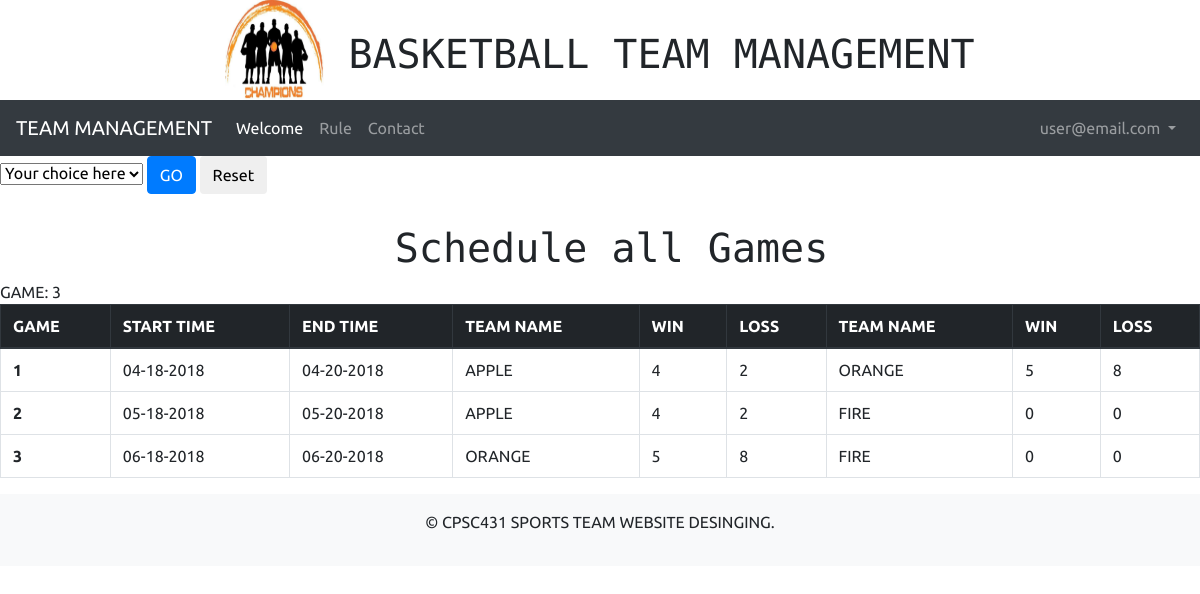
Page /manager_page.php (signed in) on the committed database.
### tables this page shows
CREATE TABLE GAMES
(
  GAME_ID INT(10) UNSIGNED NOT NULL PRIMARY KEY,
  START_DAY VARCHAR(100),
  END_DAY VARCHAR(150) NOT NULL
);

CREATE TABLE TEAMS
(
  TEAM_ID INT(10) UNSIGNED NOT NULL AUTO_INCREMENT PRIMARY KEY,
  TMANAGER_ID INT(10) UNSIGNED NOT NULL,
  TEAM_NAME  VARCHAR(100),
  WIN TINYINT(3) UNSIGNED DEFAULT 0,
  LOSS TINYINT(3) UNSIGNED DEFAULT 0,

  FOREIGN KEY (TMANAGER_ID) REFERENCES MANAGER(MANAGER_ID)
);

### schedule_game.php (the view, shortened to what this page needs)
<!DOCTYPE html>
<html>
  <head>
  </head>
  <body>
    <h1 >Schedule all Games</h1>
    <?php
      $link = mysqli_connect(DB_SERVER, DB_USERNAME, DB_PASSWORD, DB_NAME);
      $query = "SELECT G.GAME_ID, G.START_DAY, G.END_DAY, T.TEAM_NAME, T.WIN, T.LOSS
      FROM PLAY P, GAMES G, TEAMS T
      WHERE T.TEAM_ID = P.PTEAM_ID AND G.GAME_ID = P.PGAME_ID
      ORDER BY GAME_ID;";
      if ($stmt = $link->prepare($query)) {
        $stmt->execute();
        $stmt->store_result();
        $stmt->bind_result(
          $GID,
          $STD,
          $ETD,
          $TN,
          $W,
          $L
        );
      }
    ?>
    <?php
      $row = (int) $stmt->num_rows / 2;
      echo "GAME:  ".$row. "<br/>";
    ?>
    <table class="table table-bordered table-hover">
      <thead class="thead-dark">
        <tr class="info">
          <th scope="col">GAME</th>
          <th scope="col">START TIME</th>
          <th scope="col">END TIME</th>
          <th scope="col">TEAM NAME</th>
          <th scope="col">WIN</th>
          <th scope="col">LOSS</th>
          <th scope="col">TEAM NAME</th>
          <th scope="col">WIN</th>
          <th scope="col">LOSS</th>
        </tr>
      </thead>
      <?php
        while($stmt->fetch()){
          echo "<tr>\n";
          echo "<th scope=\"row\">".$GID."</th>\n";
          echo "<td>".$STD."</td>\n";
          echo "<td>".$ETD."</td>\n";
          echo "<td>".$TN."</td>\n";
          echo "<td>".$W."</td>\n";
          echo "<td>".$L."</td>\n";
          $stmt->fetch();
          echo "<td>".$TN."</td>\n";
          echo "<td>".$W."</td>\n";
          echo "<td>".$L."</td>\n";
          echo "</tr>";
        }
      ?>
    </table>
  </body>
</html>

### manager_page.php (shortened to what this page needs)
<?php
     $choice = $choice_err= "";
?>
  <head>
    <link rel="stylesheet" href="https://maxcdn.bootstrapcdn.com/bootstrap/4.0.0/css/bootstrap.min.css">
    <link rel="stylesheet" href="css/manager.css">
  </head>
  <?php require "header.php"; ?>
  <body>
    <nav class="navbar navbar-expand-lg navbar-dark bg-dark">
      <a class="navbar-brand" href="welcome.php">TEAM MANAGEMENT</a>
      <div class="collapse navbar-collapse" id="navbarNavDropdown">
        <ul class="navbar-nav mr-auto mt-2 mt-lg-0">
          <li class="nav-item active">
            <a class="nav-link" href="welcome.php">Welcome <span class="sr-only">(current)</span></a>
          </li>
          <li class="nav-item">
            <a class="nav-link" href="rule.html">Rule</a>
          </li>
          <li class="nav-item">
            <a class="nav-link" href="contact.html">Contact</a>
          </li>
        </ul>
        <ul class="navbar-nav my-2 my-lg-0">
          <li class="nav-item dropdown">
            <a class="nav-link dropdown-toggle" href="#" id="navbarDropdownMenuLink" data-toggle="dropdown" aria-haspopup="true" aria-expanded="true">
              <?php echo $_SESSION['email']; ?>
            </a>
          </li>
        </ul>
      </div>
    </nav>
    <section>
      <div>
        <form action="<?php echo htmlspecialchars($_SERVER[" PHP_SELF "]); ?>" method="post">
          <select name="choice" value="<?php echo $choice; ?>">
              <option value="" selected>Your choice here</option>
            </select>
          <input type="submit" class="btn btn-primary" value="GO">
          <input type="reset" class="btn btn-default" value="Reset">
          <?php require_once 'schedule_game.php'; ?>
      </div>
    </section>
  </body>
  <?php
  require "footer.php";
  ?>

### header.php (shortened to what this page needs)
<!DOCTYPE html>
<html>
<head>
	<link rel="stylesheet" href="css/header.css">
</head>
	<header>
		<div id="top">
			<img src="./logo/1.jpg" alt="CSUF LOGO" height="100" width="100" />
			<h1 id="header-title" class="font-effect-fire-animation"> BASKETBALL TEAM MANAGEMENT </h1>
		</div>
	</header>
</html>

### footer.php
<footer>
  <link rel="stylesheet" href="css/footer.css">
    <p>&copy; CPSC431 SPORTS TEAM WEBSITE DESINGING.<br />
</footer>

### css/manager.css (style rules this page uses)
body { font-family: 'Ubuntu', sans-serif; }

### css/header.css (style rules this page uses)
#top { display: flex; text-align: center; justify-content: center; }
h1 { text-align: center; padding-bottom: 0px; padding-top: 30px; padding-left: 23px; font-family: 'Monoton', cursive; }

### css/footer.css (style rules this page uses)
footer { width: 100%; background-color: #f8f9fa; position: relative; right: 0; bottom: 0; left: 0; padding: 1rem; text-align: center; }

### rows in the picture
games: GAME_ID "1", START_DAY "04-18-2018", END_DAY "04-20-2018", teams.TEAM_NAME "APPLE", teams.WIN "4", teams.LOSS "2", teams.TEAM_NAME "ORANGE", teams.WIN "5", teams.LOSS "8"
games: GAME_ID "2", START_DAY "05-18-2018", END_DAY "05-20-2018", teams.TEAM_NAME "APPLE", teams.WIN "4", teams.LOSS "2", teams.TEAM_NAME "FIRE", teams.WIN "0", teams.LOSS "0"
games: GAME_ID "3", START_DAY "06-18-2018", END_DAY "06-20-2018", teams.TEAM_NAME "ORANGE", teams.WIN "5", teams.LOSS "8", teams.TEAM_NAME "FIRE", teams.WIN "0", teams.LOSS "0"

### other values in the picture
$_SESSION['email'] "user@email.com"
$row "3"
